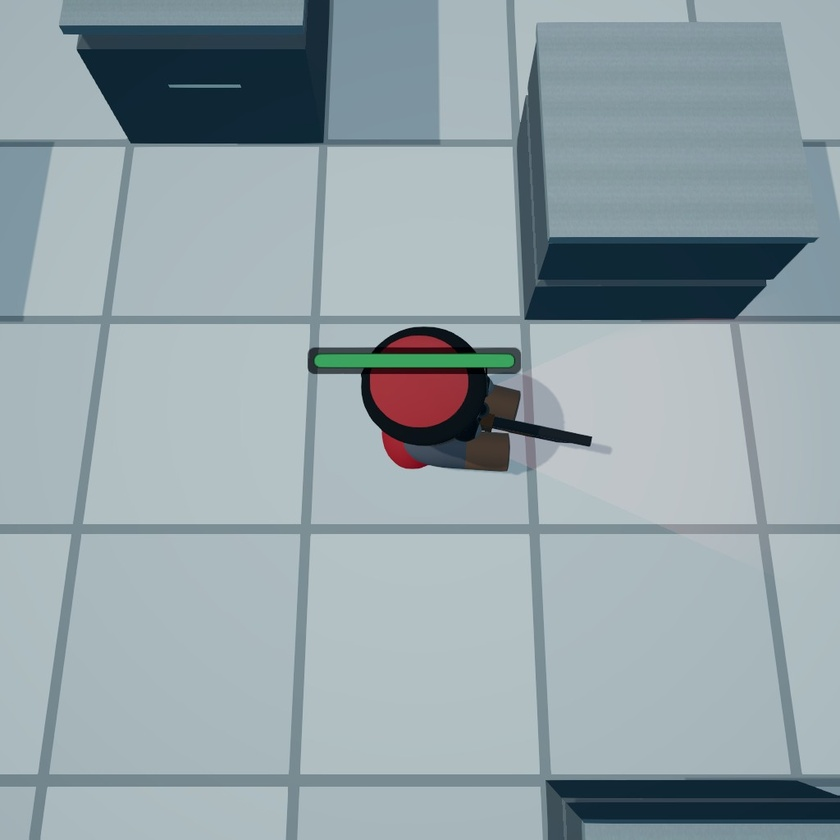
#> input picture Captures/AbilityJuice/shots/r2/hitreact/f0023.jpg, 840 x 840 px, shrunk from 1024 x 1024 before the run; its folder holds only this picture in this run
$ python _c3_hr_scan.py
#> lines starting #> are read from the running program, lines starting #| are printed output that depends on the picture
import numpy as np, glob, os, json
from PIL import Image

D = 'Captures/AbilityJuice/shots/r2/hitreact'
files = sorted(glob.glob(os.path.join(D, 'f*.jpg')))
print('frames', len(files))
im0 = np.asarray(Image.open(files[0]).convert('RGB')).astype(np.float32)
print('size', im0.shape)
#| size (840, 840, 3)

# Global per-frame stats to locate the flash
rows = []
for i, f in enumerate(files):
    a = np.asarray(Image.open(f).convert('RGB')).astype(np.float32)
    lum = 0.2126*a[..., 0] + 0.7152*a[..., 1] + 0.0722*a[..., 2]
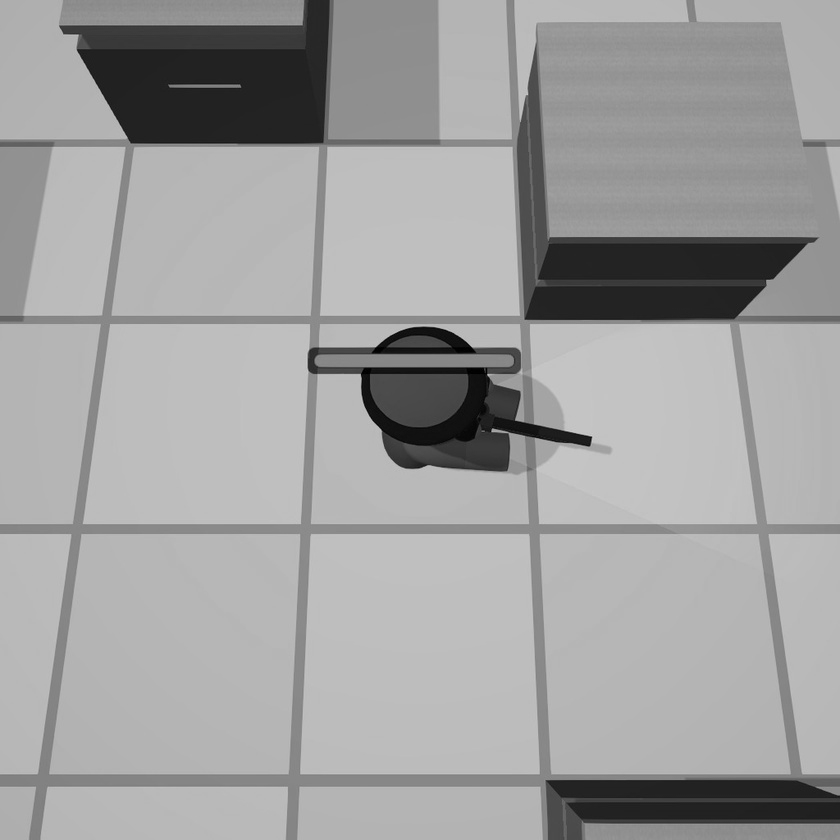
#> lum: shape (840, 840) float32; min 0.144, max 211.9, mean 159.7
    mx = a.max(2); mn = a.min(2)
#> after `mn = a.min(2)`:
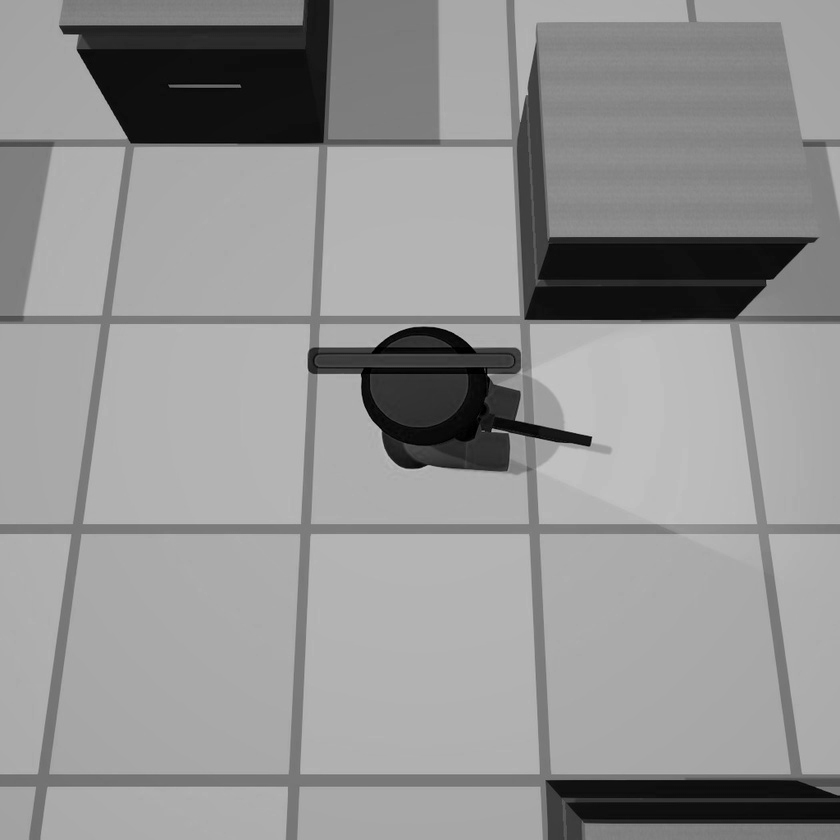
#> mn: shape (840, 840) float32; min 0, max 206, mean 146.4
    sat = np.where(mx > 0, (mx-mn)/np.maximum(mx, 1e-6), 0)
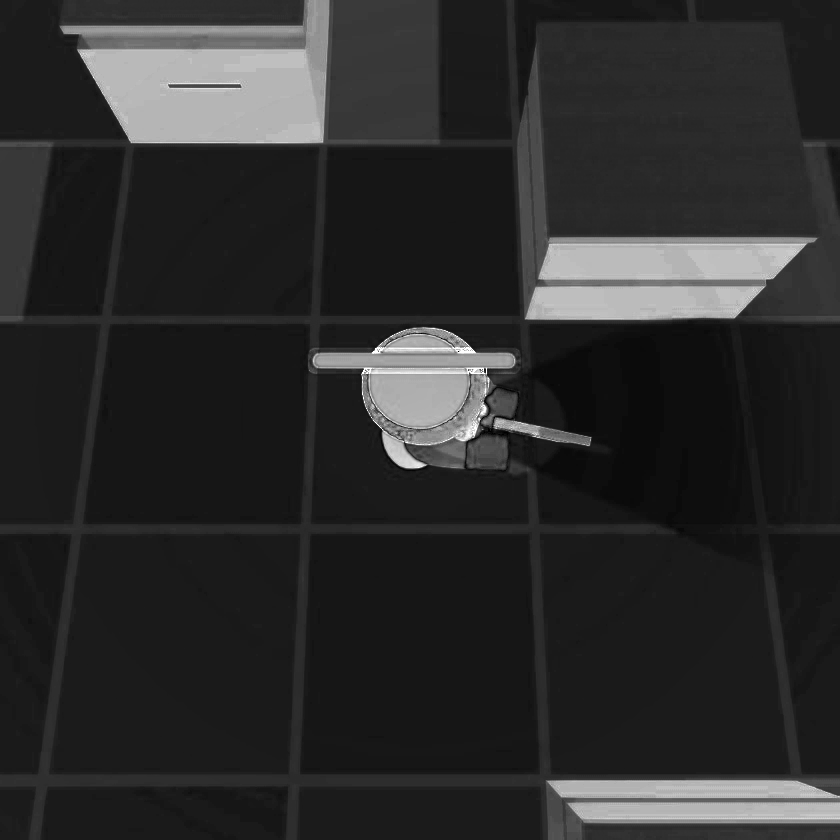
#> sat: shape (840, 840) float32; min 0, max 1, mean 0.175
    rows.append(dict(i=i, mean=float(lum.mean()), p999=float(np.percentile(lum, 99.9)),
                     nclip=int((a.min(2) >= 250).sum()),
                     nbright=int((lum > 230).sum()),
                     ndark=int((lum < 100).sum()),
                     satmean=float(sat.mean())))
for r in rows:
    print(f"{r['i']:3d} mean={r['mean']:7.2f} p999={r['p999']:6.1f} clip={r['nclip']:6d} bright={r['nbright']:6d} dark={r['ndark']:6d} sat={r['satmean']:.3f}")
#> this loop made 1 pass
#|   0 mean= 159.66 p999= 196.4 clip=     0 bright=     0 dark= 83580 sat=0.175
json.dump(rows, open('Captures/AbilityJuice/_c3_hr_scan.json', 'w'))
